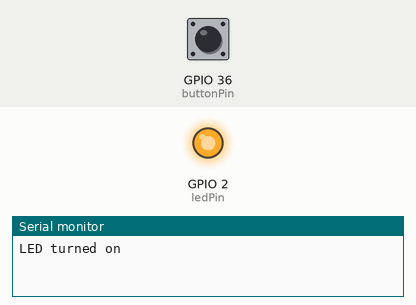
This sketch was run on a simulated ESP32. Parts: output pins drawn as LEDs (lit = HIGH), the last lines printed to the serial monitor. Dashed ring = blinking. The inputs (shaded band) are chosen by the test bench; at power-on: GPIO 36 (buttonPin) HIGH.

Above: at 0.6 s.
At 1.2 s:
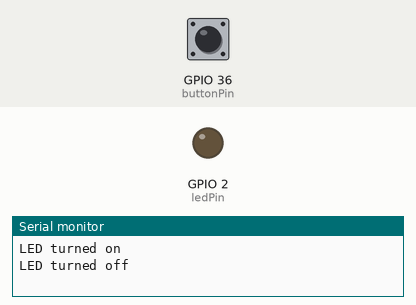
1.3 s: GPIO 36 (buttonPin) pulled LOW for 0.15 s
At 1.55 s:
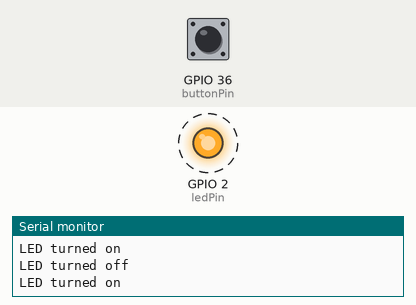
Timing chart, 0 to 10.3 s (numbered marks = the images above; inputs shaded):
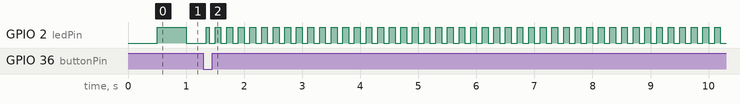

The sketch:

HOLDDownS1toBlinkLEDpin2Faster_jul27a.ino
```cpp
// Press and HOLD a button and one and only one LED blinks faster
// issue #31:  https://github.com/nk25719/KiCad-esp32-6leds-2switches-1pj-circuit/issues/31
// Beirut, Lebanon - Current Time 9:55 PM EEST on Saturday, July 27, 2024
// Nagham Kheir


const int ledPin = 2;
const int buttonPin = 36;

unsigned long previousMillis = 0;
unsigned long onTime = 500;
unsigned long offTime = 500;
unsigned long normalOnTime = 500;
unsigned long normalOffTime = 500;
unsigned long fastOnTime = 100;
unsigned long fastOffTime = 100;

bool ledState = LOW;
bool buttonState = HIGH;
bool lastButtonState = HIGH;
bool fastBlink = false;

void setup() {
  pinMode(ledPin, OUTPUT);
  pinMode(buttonPin, INPUT_PULLUP); // Assuming the button is connected to GND
  Serial.begin(115200);
}

void loop() {
  unsigned long currentMillis = millis();
  buttonState = digitalRead(buttonPin);

  // Check if the button is pressed (active LOW)
  if (buttonState == LOW && lastButtonState == HIGH) {
    fastBlink = !fastBlink; // Toggle the fastBlink state
    if (fastBlink) {
      onTime = fastOnTime;
      offTime = fastOffTime;
    } else {
      onTime = normalOnTime;
      offTime = normalOffTime;
    }
    delay(50); // Debounce delay
  }

  lastButtonState = buttonState;

  updateLEDState(currentMillis);
}

void updateLEDState(unsigned long currentMillis) {
  if (ledState == HIGH && (currentMillis - previousMillis >= onTime)) {
    ledState = LOW;  // Turn it off
    previousMillis = currentMillis;  // Remember the time
    digitalWrite(ledPin, ledState);  // Update the actual LED
    Serial.println("LED turned off");
  } else if (ledState == LOW && (currentMillis - previousMillis >= offTime)) {
    ledState = HIGH;  // Turn it on
    previousMillis = currentMillis;  // Remember the time
    digitalWrite(ledPin, ledState);  // Update the actual LED
    Serial.println("LED turned on");
  }
}
 
```

Measured:
- after the input at 1.3 s, GPIO 2 (ledPin): alternates HIGH for 0.10 s and LOW for 0.10 s, starting after 0.05 s
